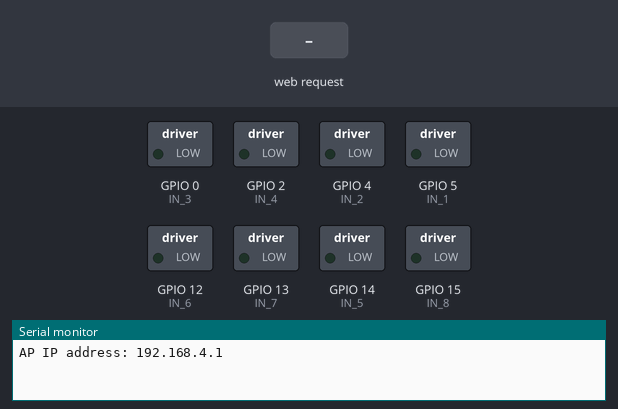
Recording of a sketch running on a simulated ESP8266 (NodeMCU). Parts: switched loads named in the sketch (green lamp = pin HIGH), the last lines printed to the serial monitor. The test bench sets the inputs (shaded band).

Above: at 1.2 s.
1.3 s: HTTP request GET /?State=F received
At 2.3 s:
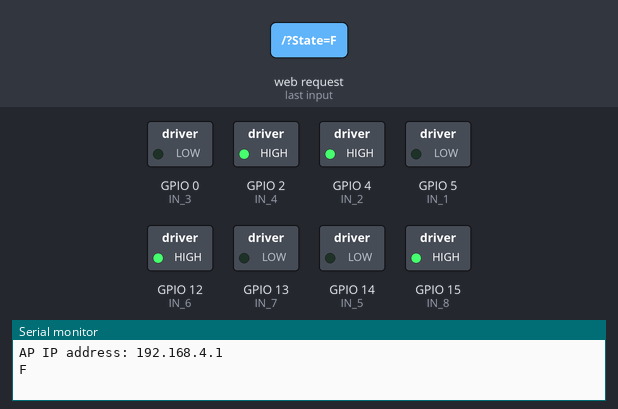
2.8 s: HTTP request GET /?State=B received
At 3.5 s:
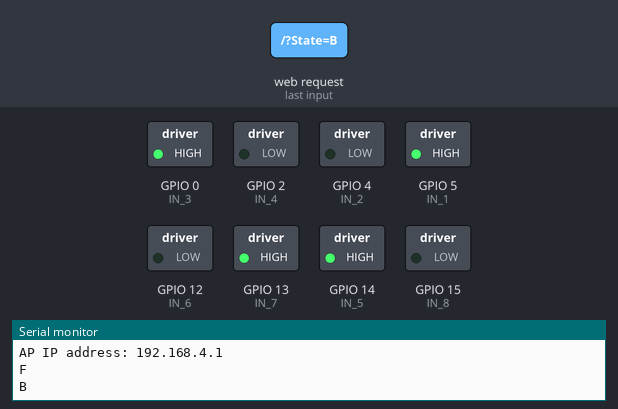
4.3 s: HTTP request GET /?State=L received
At 4.6 s:
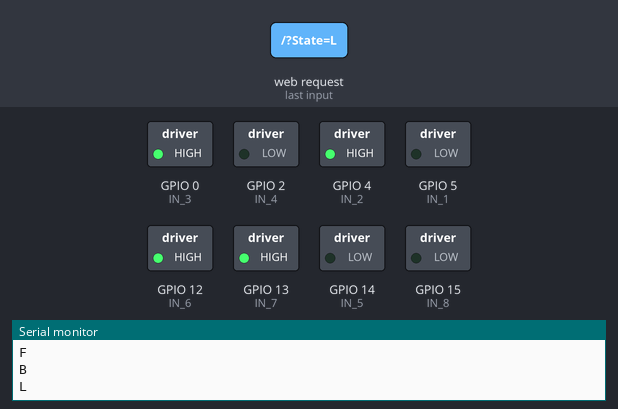
5.8 s: HTTP request GET /?State=R received
At 6.9 s:
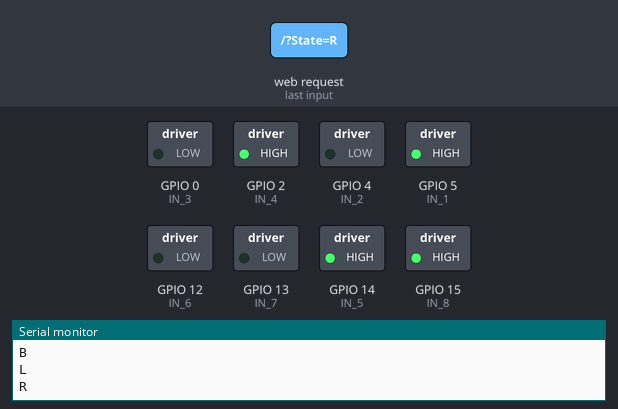
Timing chart, 0 to 8.3 s (numbered marks = the images above; inputs shaded):
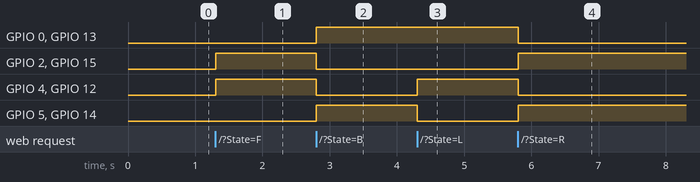

The sketch:

rbc_tkshis_cstle.ino
```cpp
#define IN_1  5          // L298N in1 motors Right Front        GPIO15(D1)
#define IN_2  4          // L298N in2 motors Right Front        GPIO13(D2)
#define IN_3  0           // L298N in3 motors Left Front         GPIO2(D3)
#define IN_4  2           // L298N in4 motors Left Front         GPIO0(D4)
#define IN_5  14           // L298N in1 motors Right Rear         GPIO3(D5)
#define IN_6  12           // L298N in2 motors Right Rear         GPIO1(D6)
#define IN_7  13          // L298N in3 motors Left Rear          GPIO16(D7)
#define IN_8  15          // L298N in4 motors Left Rear          GPIO10(D8)

#include <ESP8266WiFi.h>
#include <WiFiClient.h>
#include <ESP8266WebServer.h>

String command;            // String to store app command state.
int speedCar = 800;        // 400 - 1023.
int speed_Coeff = 3;

const char* ssid = "NodeMCU Car";
ESP8266WebServer server(80);

void setup() {

  pinMode(IN_1, OUTPUT);
  pinMode(IN_2, OUTPUT);
  pinMode(IN_3, OUTPUT);
  pinMode(IN_4, OUTPUT);
  pinMode(IN_5, OUTPUT);
  pinMode(IN_6, OUTPUT);
  pinMode(IN_7, OUTPUT);
  pinMode(IN_8, OUTPUT);

  Serial.begin(115200);

  // Connecting WiFi
  WiFi.mode(WIFI_AP);
  WiFi.softAP(ssid);
  IPAddress myIP = WiFi.softAPIP();
  Serial.print("AP IP address: ");
  Serial.println(myIP);

  // Starting WEB-server
  server.on("/", HTTP_handleRoot);
  server.onNotFound(HTTP_handleRoot);
  server.begin();
}

void goAhead() {
  digitalWrite(IN_1, LOW);
  digitalWrite(IN_2, HIGH);

  digitalWrite(IN_3, LOW);
  digitalWrite(IN_4, HIGH);

  digitalWrite(IN_5, LOW);
  digitalWrite(IN_6, HIGH);

  digitalWrite(IN_7, LOW);
  digitalWrite(IN_8, HIGH);
}

void goBack() {
  digitalWrite(IN_1, HIGH);
  digitalWrite(IN_2, LOW);

  digitalWrite(IN_3, HIGH);
  digitalWrite(IN_4, LOW);

  digitalWrite(IN_5, HIGH);
  digitalWrite(IN_6, LOW);

  digitalWrite(IN_7, HIGH);
  digitalWrite(IN_8, LOW);
}

void goRight() {
  digitalWrite(IN_1, HIGH);
  digitalWrite(IN_2, LOW);

  digitalWrite(IN_3, LOW);
  digitalWrite(IN_4, HIGH);

  digitalWrite(IN_5, HIGH);
  digitalWrite(IN_6, LOW);

  digitalWrite(IN_7, LOW);
  digitalWrite(IN_8, HIGH);
}

void goLeft() {
  digitalWrite(IN_1, LOW);
  digitalWrite(IN_2, HIGH);

  digitalWrite(IN_3, HIGH);
  digitalWrite(IN_4, LOW);

  digitalWrite(IN_5, LOW);
  digitalWrite(IN_6, HIGH);

  digitalWrite(IN_7, HIGH);
  digitalWrite(IN_8, LOW);
}

void goAheadRight() {
  digitalWrite(IN_1, HIGH);
  digitalWrite(IN_2, LOW);

  digitalWrite(IN_3, LOW);
  digitalWrite(IN_4, HIGH);

  digitalWrite(IN_5, HIGH);
  digitalWrite(IN_6, LOW);

  digitalWrite(IN_7, LOW);
  digitalWrite(IN_8, HIGH);
}

void goAheadLeft() {
  digitalWrite(IN_1, LOW);
  digitalWrite(IN_2, HIGH);

  digitalWrite(IN_3, HIGH);
  digitalWrite(IN_4, LOW);

  digitalWrite(IN_5, LOW);
  digitalWrite(IN_6, HIGH);

  digitalWrite(IN_7, HIGH);
  digitalWrite(IN_8, LOW);
}

void goBackRight() {
  digitalWrite(IN_1, LOW);
  digitalWrite(IN_2, HIGH);

  digitalWrite(IN_3, HIGH);
  digitalWrite(IN_4, LOW);

  digitalWrite(IN_5, LOW);
  digitalWrite(IN_6, HIGH);

  digitalWrite(IN_7, HIGH);
  digitalWrite(IN_8, LOW);
}

void goBackLeft() {
  digitalWrite(IN_1, HIGH);
  digitalWrite(IN_2, LOW);

  digitalWrite(IN_3, LOW);
  digitalWrite(IN_4, HIGH);

  digitalWrite(IN_5, HIGH);
  digitalWrite(IN_6, LOW);

  digitalWrite(IN_7, LOW);
  digitalWrite(IN_8, HIGH);
}

void stopRobot() {
  digitalWrite(IN_1, LOW);
  digitalWrite(IN_2, LOW);

  digitalWrite(IN_3, LOW);
  digitalWrite(IN_4, LOW);

  digitalWrite(IN_5, LOW);
  digitalWrite(IN_6, LOW);

  digitalWrite(IN_7, LOW);
  digitalWrite(IN_8, LOW);
}

void loop() {
  server.handleClient();

  command = server.arg("State");
  if (command == "F") goAhead();
  else if (command == "B") goBack();
  else if (command == "L") goLeft();
  else if (command == "R") goRight();
  else if (command == "I") goAheadRight();
  else if (command == "G") goAheadLeft();
  else if (command == "J") goBackRight();
  else if (command == "H") goBackLeft();
  else if (command == "S") stopRobot();
}

void HTTP_handleRoot() {
  if (server.hasArg("State")) {
    Serial.println(server.arg("State"));
  }
  server.send(200, "text/html", "");
  delay(1);
}
```

Measured:
- after the input at 1.3 s, GPIO 2 (IN_4), GPIO 4 (IN_2), GPIO 12 (IN_6), GPIO 15 (IN_8): LOW → HIGH at once
- after the input at 2.8 s, GPIO 0 (IN_3), GPIO 5 (IN_1), GPIO 13 (IN_7), GPIO 14 (IN_5): LOW → HIGH at once; GPIO 2 (IN_4), GPIO 4 (IN_2), GPIO 12 (IN_6), GPIO 15 (IN_8): HIGH → LOW at once
- after the input at 4.3 s, GPIO 4 (IN_2), GPIO 12 (IN_6): LOW → HIGH at once; GPIO 5 (IN_1), GPIO 14 (IN_5): HIGH → LOW at once
- after the input at 5.8 s, GPIO 0 (IN_3), GPIO 4 (IN_2), GPIO 12 (IN_6), GPIO 13 (IN_7): HIGH → LOW at once; GPIO 2 (IN_4), GPIO 5 (IN_1), GPIO 14 (IN_5), GPIO 15 (IN_8): LOW → HIGH at once
